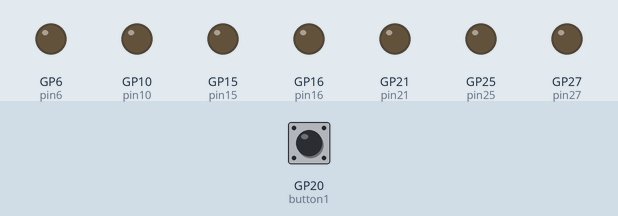
Simulated run of this program. Board: Raspberry Pi Pico running MicroPython. Shown: output pins drawn as LEDs (lit = HIGH). The inputs (shaded band) are chosen by the test bench; at power-on: GP20 (button1) HIGH. Random numbers come from a fixed seed.

Above: at 1.2 s.
1.3 s: GP20 (button1) pulled LOW for 0.15 s
At 2.4 s:
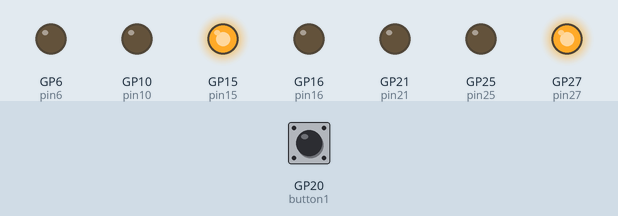
2.9 s: GP20 (button1) pulled LOW for 1 s
At 4.0 s:
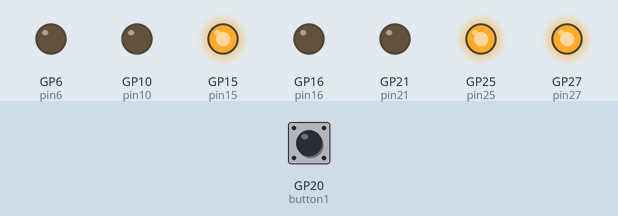
Timing chart, 0 to 5.9 s (numbered marks = the images above; inputs shaded):
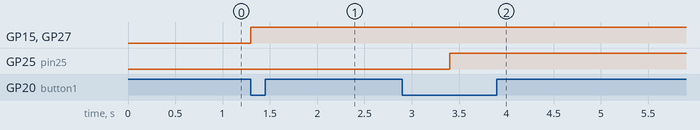

Measured:
- after the input at 1.3 s, GP15 (pin15), GP27 (pin27): LOW → HIGH at once
- after the input at 2.9 s, GP25 (pin25): LOW → HIGH after 0.50 s

The program:

random.py
```python
from urandom import randint
from machine import Pin
from utime import sleep_ms

button1 = Pin(20, Pin.IN, Pin.PULL_UP)
pin25 = Pin(25, Pin.OUT)
pin15 = Pin(15, Pin.OUT)
pin27 = Pin(27, Pin.OUT)
pin6 = Pin(6, Pin.OUT)
pin16 = Pin(16, Pin.OUT)
pin10 = Pin(10, Pin.OUT)
pin21 = Pin(21, Pin.OUT)

def showFace(z):
    if z==1:
        pin25.value(1)
    if z==2:
        pin15.value(1)
        pin27.value(1)

def zeroAll():
    # Turn off all LEDs here
    pass

while True:
    if button1.value() == 0:
        zeroAll()
        x = randint(1,6)
        showFace(x)
        sleep_ms(500)
```
